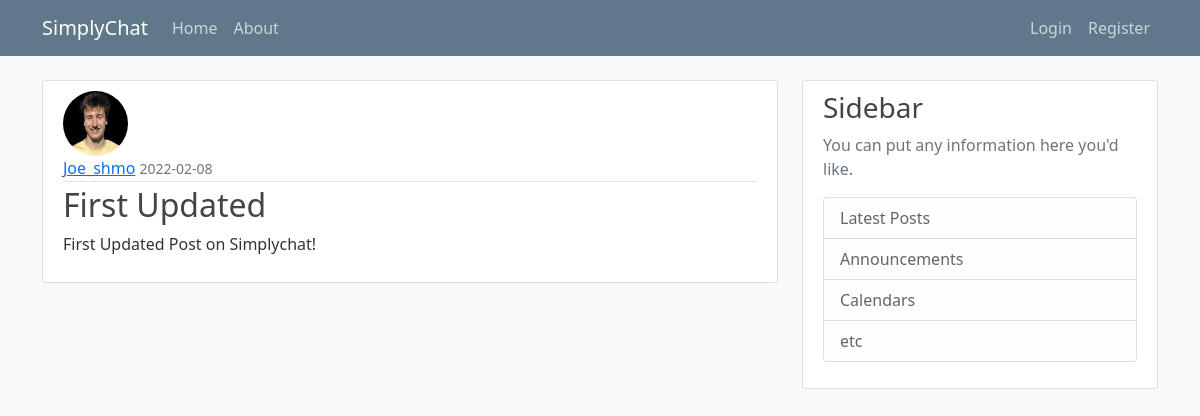
/post/1, run on the app's committed database.
### App/models.py (models this page shows, shortened)
class User(db.Model, UserMixin):
    id = db.Column(db.Integer, primary_key = True)
    username = db.Column(db.String(20), unique = True, nullable = False)
    email = db.Column(db.String(100), unique = True, nullable = False)
    image_file = db.Column(db.String(20), nullable = False, default = 'default.jpg')
    password = db.Column(db.String(60), nullable = False)
    posts = db.relationship('Post', backref = 'author', lazy = True)

class Post(db.Model):
     id = db.Column(db.Integer, primary_key = True)
     title = db.Column(db.String(100), nullable = False)
     date_posted = db.Column(db.DateTime, nullable = False, default = datetime.utcnow)
     content = db.Column(db.Text, nullable = False)
     user_id = db.Column(db.Integer, db.ForeignKey('user.id'), nullable = False)

### App/routes.py (the view)
@app.route("/post/<int:post_id>")
def post(post_id):
    post = Post.query.get_or_404(post_id)
    return render_template('post.html', title=post.title, post=post)

### App/templates/post.html (shortened to what this page needs)
{% extends 'layout.html' %}
{% block content %}
    <article class="media content-section">
        <img class="rounded-circle article-img" src="{{ url_for('static', filename='profile_pics/' + post.author.image_file) }}">
        <div class="media-body">
          <div class="article-metadata">
            <a class="mr-2" href="#">{{ post.author.username }}</a>
            <small class="text-muted">{{ post.date_posted.strftime('%Y-%m-%d') }}</small>
          </div>
          <h2 class="article-title">{{ post.title }}</h2>
          <p class="article-content">{{ post.content }}</p>
        </div>
      </article>
{% endblock content %}

### App/static/main.css (style rules this page uses)
body { background: #fafafa; color: #333333; margin-top: 5rem; }
h1, h2, h3, h4, h5, h6 { color: #444444; }
.content-section { background: #ffffff; padding: 10px 20px; border: 1px solid #dddddd; border-radius: 3px; margin-bottom: 20px; }
.article-title { color: #444444; }
.article-content { white-space: pre-line; }
.article-img { height: 65px; width: 65px; margin-right: 16px; }
.article-metadata { padding-bottom: 1px; margin-bottom: 4px; border-bottom: 1px solid #e3e3e3 }

### data on the page
User: image_file (picture), author.username "Joe_shmo"
Post: date_posted "2022-02-08", title "First Updated", content "First Updated Post on Simplychat!"
